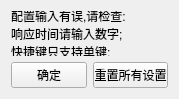
<?xml version="1.0" encoding="UTF-8"?>
<ui version="4.0">
 <class>main</class>
 <widget class="QWidget" name="main">
  <property name="geometry">
   <rect>
    <x>0</x>
    <y>0</y>
    <width>179</width>
    <height>99</height>
   </rect>
  </property>
  <property name="minimumSize">
   <size>
    <width>179</width>
    <height>99</height>
   </size>
  </property>
  <property name="maximumSize">
   <size>
    <width>179</width>
    <height>99</height>
   </size>
  </property>
  <property name="windowTitle">
   <string>警告</string>
  </property>
  <layout class="QGridLayout" name="gridLayout">
   <item row="1" column="0">
    <widget class="QPushButton" name="sure">
     <property name="text">
      <string>确定</string>
     </property>
    </widget>
   </item>
   <item row="1" column="1">
    <widget class="QPushButton" name="reset">
     <property name="text">
      <string>重置所有设置</string>
     </property>
    </widget>
   </item>
   <item row="0" column="0" colspan="2">
    <widget class="QLabel" name="label">
     <property name="text">
      <string>配置输入有误,请检查: 
响应时间请输入数字;
快捷键只支持单键;</string>
     </property>
    </widget>
   </item>
  </layout>
 </widget>
 <resources/>
 <connections/>
</ui>
